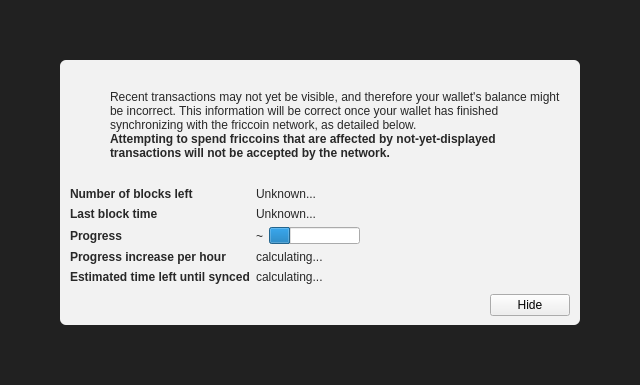
<?xml version="1.0" encoding="UTF-8"?>
<ui version="4.0">
 <class>ModalOverlay</class>
 <widget class="ModalOverlay" name="ModalOverlay">
  <property name="geometry">
   <rect>
    <x>0</x>
    <y>0</y>
    <width>640</width>
    <height>385</height>
   </rect>
  </property>
  <property name="windowTitle">
   <string>Form</string>
  </property>
  <layout class="QVBoxLayout" name="verticalLayout" stretch="0">
   <property name="sizeConstraint">
    <enum>QLayout::SetDefaultConstraint</enum>
   </property>
   <property name="leftMargin">
    <number>0</number>
   </property>
   <property name="topMargin">
    <number>0</number>
   </property>
   <property name="rightMargin">
    <number>0</number>
   </property>
   <property name="bottomMargin">
    <number>0</number>
   </property>
   <item>
    <widget class="QWidget" name="bgWidget" native="true">
     <property name="styleSheet">
      <string notr="true">#bgWidget { background: rgba(0,0,0,220); }</string>
     </property>
     <layout class="QVBoxLayout" name="verticalLayoutMain" stretch="1">
      <property name="leftMargin">
       <number>60</number>
      </property>
      <property name="topMargin">
       <number>60</number>
      </property>
      <property name="rightMargin">
       <number>60</number>
      </property>
      <property name="bottomMargin">
       <number>60</number>
      </property>
      <item>
       <widget class="QWidget" name="contentWidget" native="true">
        <property name="styleSheet">
         <string notr="true">#contentWidget { background: rgba(255,255,255,240); border-radius: 6px; }

QLabel { color: rgb(40,40,40);  }</string>
        </property>
        <layout class="QVBoxLayout" name="verticalLayoutSub" stretch="1,0,0,0">
         <property name="spacing">
          <number>0</number>
         </property>
         <property name="leftMargin">
          <number>10</number>
         </property>
         <property name="topMargin">
          <number>10</number>
         </property>
         <property name="rightMargin">
          <number>10</number>
         </property>
         <property name="bottomMargin">
          <number>10</number>
         </property>
         <item>
          <layout class="QHBoxLayout" name="horizontalLayoutIconText" stretch="0,1">
           <property name="topMargin">
            <number>20</number>
           </property>
           <item>
            <layout class="QVBoxLayout" name="verticalLayoutIcon">
             <property name="leftMargin">
              <number>0</number>
             </property>
             <item>
              <widget class="QPushButton" name="warningIcon">
               <property name="enabled">
                <bool>false</bool>
               </property>
               <property name="text">
                <string/>
               </property>
               <property name="icon">
                <iconset>
                 <normaloff>:/icons/warning</normaloff>
                 <disabledoff>:/icons/warning</disabledoff>:/icons/warning</iconset>
               </property>
               <property name="iconSize">
                <size>
                 <width>48</width>
                 <height>48</height>
                </size>
               </property>
               <property name="flat">
                <bool>true</bool>
               </property>
              </widget>
             </item>
             <item>
              <spacer name="verticalSpacerWarningIcon">
               <property name="orientation">
                <enum>Qt::Vertical</enum>
               </property>
               <property name="sizeHint" stdset="0">
                <size>
                 <width>20</width>
                 <height>40</height>
                </size>
               </property>
              </spacer>
             </item>
            </layout>
           </item>
           <item>
            <layout class="QVBoxLayout" name="verticalLayoutInfoText">
             <property name="leftMargin">
              <number>0</number>
             </property>
             <property name="topMargin">
              <number>0</number>
             </property>
             <item>
              <widget class="QLabel" name="infoText">
               <property name="text">
                <string>Recent transactions may not yet be visible, and therefore your wallet's balance might be incorrect. This information will be correct once your wallet has finished synchronizing with the friccoin network, as detailed below.</string>
               </property>
               <property name="textFormat">
                <enum>Qt::RichText</enum>
               </property>
               <property name="wordWrap">
                <bool>true</bool>
               </property>
              </widget>
             </item>
             <item>
              <widget class="QLabel" name="infoTextStrong">
               <property name="font">
                <font>
                 <weight>75</weight>
                 <bold>true</bold>
                </font>
               </property>
               <property name="text">
                <string>Attempting to spend friccoins that are affected by not-yet-displayed transactions will not be accepted by the network.</string>
               </property>
               <property name="textFormat">
                <enum>Qt::RichText</enum>
               </property>
               <property name="wordWrap">
                <bool>true</bool>
               </property>
              </widget>
             </item>
             <item>
              <spacer name="verticalSpacerInTextSpace">
               <property name="orientation">
                <enum>Qt::Vertical</enum>
               </property>
               <property name="sizeHint" stdset="0">
                <size>
                 <width>20</width>
                 <height>40</height>
                </size>
               </property>
              </spacer>
             </item>
            </layout>
           </item>
          </layout>
         </item>
         <item>
          <spacer name="verticalSpacerAfterText">
           <property name="orientation">
            <enum>Qt::Vertical</enum>
           </property>
           <property name="sizeHint" stdset="0">
            <size>
             <width>20</width>
             <height>40</height>
            </size>
           </property>
          </spacer>
         </item>
         <item>
          <layout class="QFormLayout" name="formLayout">
           <property name="fieldGrowthPolicy">
            <enum>QFormLayout::FieldsStayAtSizeHint</enum>
           </property>
           <property name="horizontalSpacing">
            <number>6</number>
           </property>
           <property name="verticalSpacing">
            <number>6</number>
           </property>
           <property name="topMargin">
            <number>10</number>
           </property>
           <item row="0" column="0">
            <widget class="QLabel" name="labelNumberOfBlocksLeft">
             <property name="font">
              <font>
               <weight>75</weight>
               <bold>true</bold>
              </font>
             </property>
             <property name="text">
              <string>Number of blocks left</string>
             </property>
            </widget>
           </item>
           <item row="0" column="1">
            <widget class="QLabel" name="numberOfBlocksLeft">
             <property name="text">
              <string>Unknown...</string>
             </property>
            </widget>
           </item>
           <item row="1" column="0">
            <widget class="QLabel" name="labelLastBlockTime">
             <property name="font">
              <font>
               <weight>75</weight>
               <bold>true</bold>
              </font>
             </property>
             <property name="text">
              <string>Last block time</string>
             </property>
            </widget>
           </item>
           <item row="1" column="1">
            <widget class="QLabel" name="newestBlockDate">
             <property name="sizePolicy">
              <sizepolicy hsizetype="Maximum" vsizetype="Preferred">
               <horstretch>0</horstretch>
               <verstretch>0</verstretch>
              </sizepolicy>
             </property>
             <property name="text">
              <string>Unknown...</string>
             </property>
            </widget>
           </item>
           <item row="2" column="0">
            <widget class="QLabel" name="labelSyncDone">
             <property name="font">
              <font>
               <weight>75</weight>
               <bold>true</bold>
              </font>
             </property>
             <property name="text">
              <string>Progress</string>
             </property>
            </widget>
           </item>
           <item row="2" column="1">
            <layout class="QHBoxLayout" name="horizontalLayoutSync" stretch="0,1">
             <item>
              <widget class="QLabel" name="percentageProgress">
               <property name="text">
                <string notr="true">~</string>
               </property>
              </widget>
             </item>
             <item>
              <widget class="QProgressBar" name="progressBar">
               <property name="value">
                <number>24</number>
               </property>
               <property name="format">
                <string/>
               </property>
              </widget>
             </item>
            </layout>
           </item>
           <item row="4" column="0">
            <widget class="QLabel" name="labelProgressIncrease">
             <property name="font">
              <font>
               <weight>75</weight>
               <bold>true</bold>
              </font>
             </property>
             <property name="text">
              <string>Progress increase per hour</string>
             </property>
            </widget>
           </item>
           <item row="4" column="1">
            <widget class="QLabel" name="progressIncreasePerH">
             <property name="text">
              <string>calculating...</string>
             </property>
            </widget>
           </item>
           <item row="5" column="0">
            <widget class="QLabel" name="labelEstimatedTimeLeft">
             <property name="font">
              <font>
               <weight>75</weight>
               <bold>true</bold>
              </font>
             </property>
             <property name="text">
              <string>Estimated time left until synced</string>
             </property>
            </widget>
           </item>
           <item row="5" column="1">
            <widget class="QLabel" name="expectedTimeLeft">
             <property name="text">
              <string>calculating...</string>
             </property>
            </widget>
           </item>
          </layout>
         </item>
         <item>
          <layout class="QHBoxLayout" name="horizontalLayoutButtons">
           <property name="leftMargin">
            <number>10</number>
           </property>
           <property name="topMargin">
            <number>10</number>
           </property>
           <item>
            <spacer name="horizontalSpacer">
             <property name="orientation">
              <enum>Qt::Horizontal</enum>
             </property>
             <property name="sizeHint" stdset="0">
              <size>
               <width>40</width>
               <height>20</height>
              </size>
             </property>
            </spacer>
           </item>
           <item>
            <widget class="QPushButton" name="closeButton">
             <property name="text">
              <string>Hide</string>
             </property>
            </widget>
           </item>
          </layout>
         </item>
        </layout>
       </widget>
      </item>
     </layout>
    </widget>
   </item>
  </layout>
 </widget>
 <customwidgets>
  <customwidget>
   <class>ModalOverlay</class>
   <extends>QWidget</extends>
   <header>modaloverlay.h</header>
   <container>1</container>
  </customwidget>
 </customwidgets>
 <resources/>
 <connections/>
</ui>
